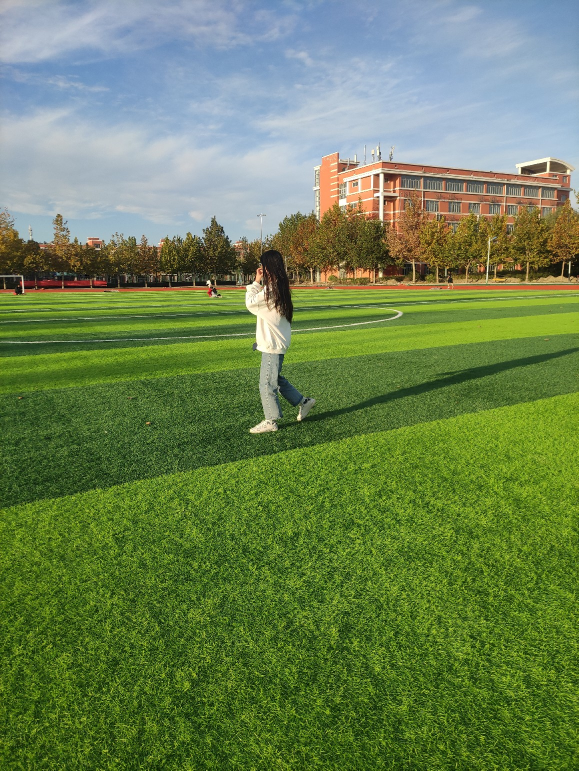
#> input picture mygirl with school.jpg, 1157 x 1541 px, found by its file name (shown at 1/2 size)
$ jupyter execute --allow-errors python_4.ipynb
#> lines starting #> are read from the running program, lines starting #| are printed output that depends on the picture; after the words box and inside, x2 and y2 are one past the last pixel; in counts of white or black regions, pixels touching at a corner belong together
[cell 1]
import cv2
import numpy as np

[cell 2]
img = cv2.imread("mygirl with school.jpg")#读入一份图像
#> img is the input picture: shape (1541, 1157, 3); mean B, G, R 82.9, 129.8, 107.4
gray = cv2.cvtColor(img,cv2.COLOR_BGR2GRAY)#转化成灰度图
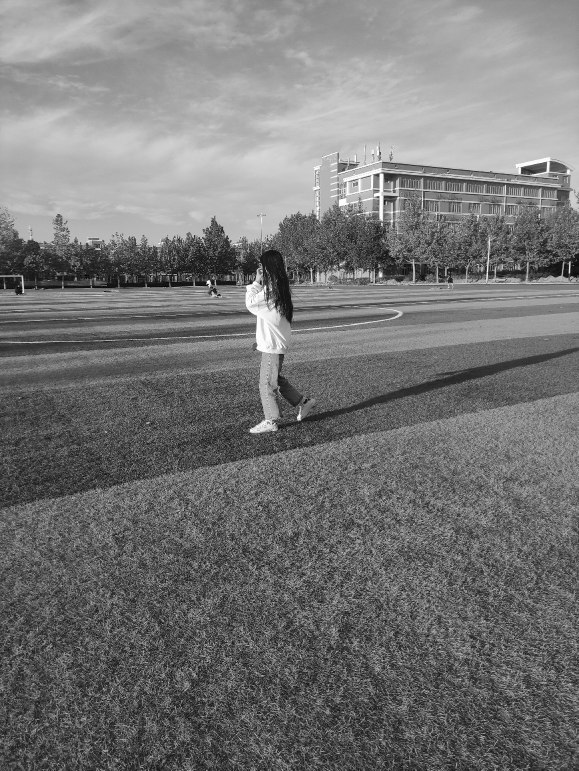
#> gray: shape (1541, 1157) (shown at 1/2 size); min 0, max 255, mean 117.7
T,thresh = cv2.threshold(gray, 127, 255, cv2.THRESH_BINARY)
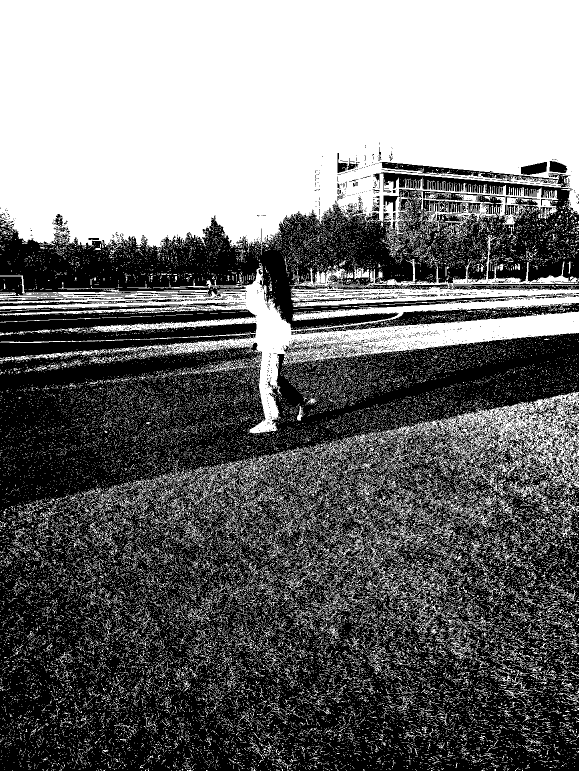
#> thresh: shape (1541, 1157) (shown at 1/2 size); 45.1% white; 37824 white regions (36408 under 20 px), largest, box (x1, y1, x2, y2) and area: (0, 0, 1157, 510) 502886, (0, 469, 1157, 869) 86722, (573, 782, 1157, 994) 24309
#由灰度图实现二值化的图片,T为阈值，cv2.THRESH_BINARY即为设置方法
cv2.imwrite("school.jpg", thresh)
#> Out = True

[cell 3]
import cv2
num_down = 2  # 缩减像素采样的数目
num_bilateral = 7 # 定义双边滤波的数目
img_rgb = cv2.imread("mygirl with school.jpg")
# 用高斯金字塔降低取样
img_color = img_rgb
for _ in range(num_down):
    img_color = cv2.pyrDown(img_color)
#> this loop made 2 passes
#> pass 1, `img_color = cv2.pyrDown(img_color)`:
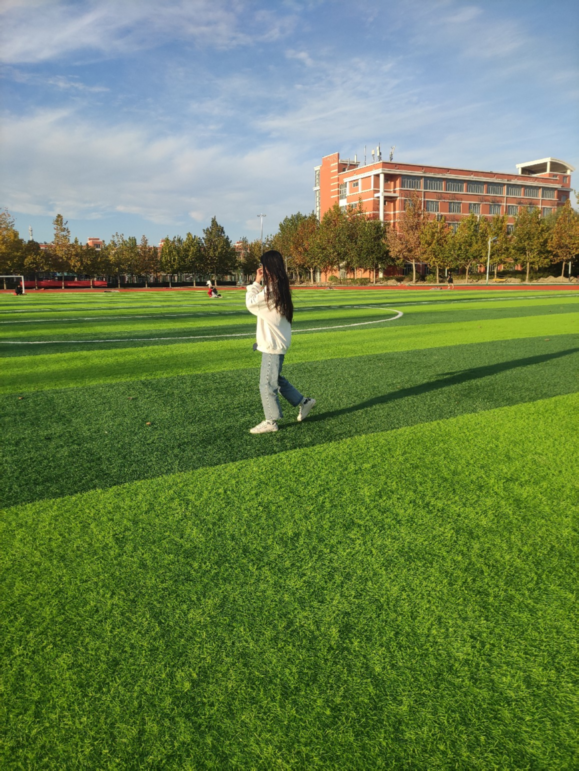
#> img_color: shape (771, 579, 3); mean B, G, R 82.9, 129.8, 107.4
# 重复使用小的双边滤波代替一个大的滤波
for _ in range(num_bilateral):
    img_color = cv2.bilateralFilter(img_color, d=9,sigmaColor=9,sigmaSpace=7)
#> img_color: shape (386, 290, 3)
# 升采样图片到原始大小
for _ in range(num_down):
    img_color = cv2.pyrUp(img_color)
#> this loop made 2 passes
#> pass 1, `img_color = cv2.pyrUp(img_color)`:
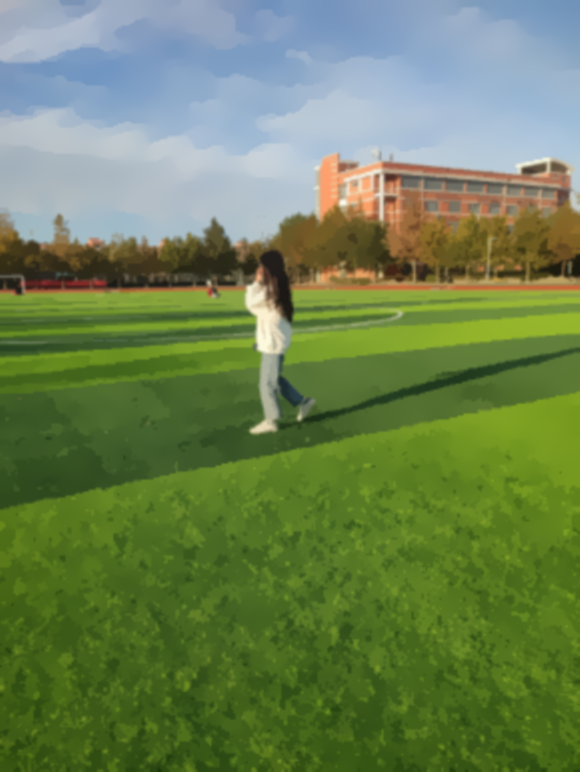
#> img_color: shape (772, 580, 3); mean B, G, R 82.9, 129.7, 107.3
# 转换为灰度并使其产生中等的模糊
img_gray = cv2.cvtColor(img_rgb, cv2.COLOR_RGB2GRAY)
img_blur = cv2.medianBlur(img_gray, 7)
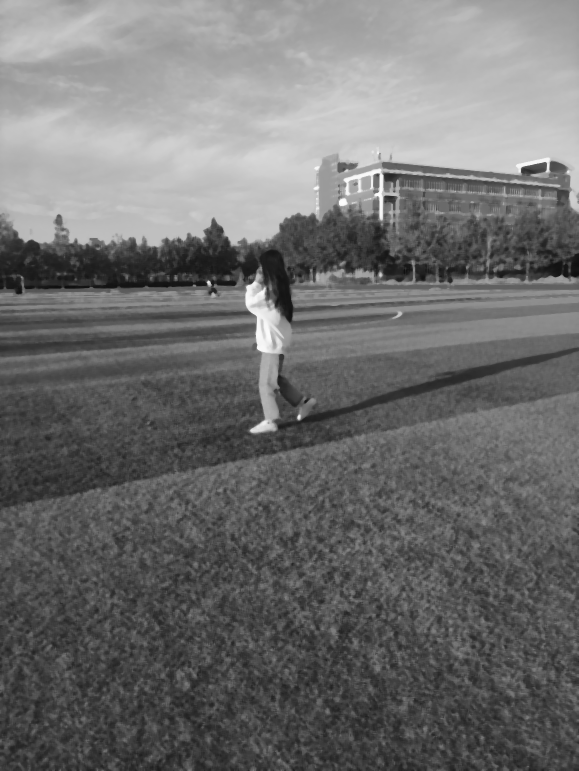
#> img_blur: shape (1541, 1157) (shown at 1/2 size); min 12, max 253, mean 110.5
# 检测到边缘并且增强其效果
img_edge = cv2.adaptiveThreshold(img_blur, 255,cv2.ADAPTIVE_THRESH_MEAN_C,cv2.THRESH_BINARY,blockSize=9,C=2)
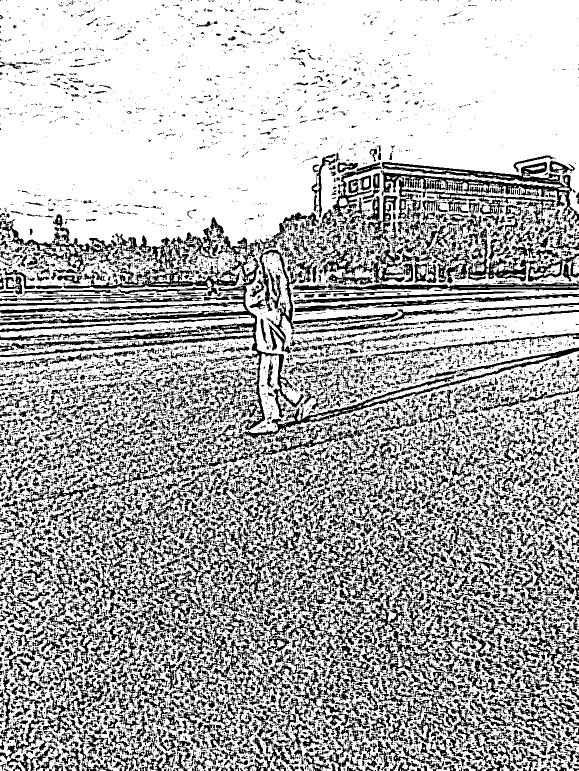
#> img_edge: shape (1541, 1157) (shown at 1/2 size); 69.6% white; 12662 black regions (9863 under 20 px), largest, box (x1, y1, x2, y2) and area: (0, 472, 608, 861) 16244, (763, 324, 1157, 472) 12506, (431, 695, 1157, 889) 8352
# 转换回彩色图像
img_edge = cv2.cvtColor(img_edge, cv2.COLOR_GRAY2RGB)
#> (the rest of this cell did not finish here and is left out)

$ run again, with cartoon.jpg copied over mygirl with school.jpg
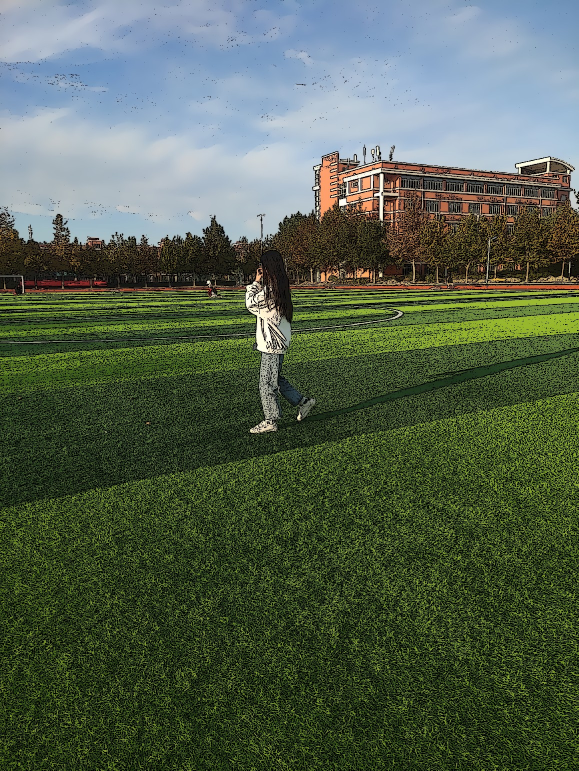
#> input picture cartoon.jpg, 1157 x 1541 px, found by its file name (shown at 1/2 size)
#> img is the input picture: shape (1541, 1157, 3); mean B, G, R 79.2, 97.7, 84.1
#> `T,thresh = cv2.threshold(gray, 127, 255, cv2.THRESH_BINARY)`:
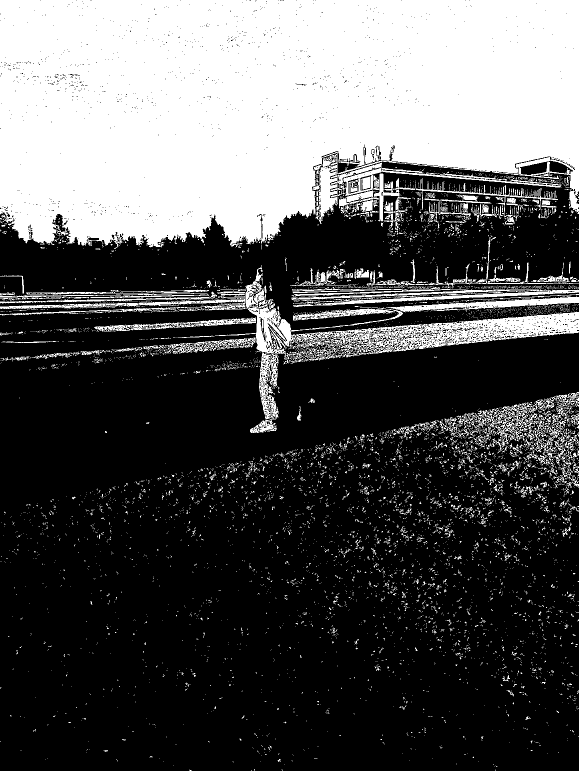
#> thresh: shape (1541, 1157) (shown at 1/2 size); 33% white; 7067 white regions (6710 under 20 px), largest, box (x1, y1, x2, y2) and area: (0, 0, 1157, 498) 479756, (429, 530, 1157, 723) 26226, (583, 574, 1157, 614) 6235
#> Out = True
#> `img_edge = cv2.adaptiveThreshold(img_blur, 255,cv2.ADAPTIVE_THRESH_MEA..`:
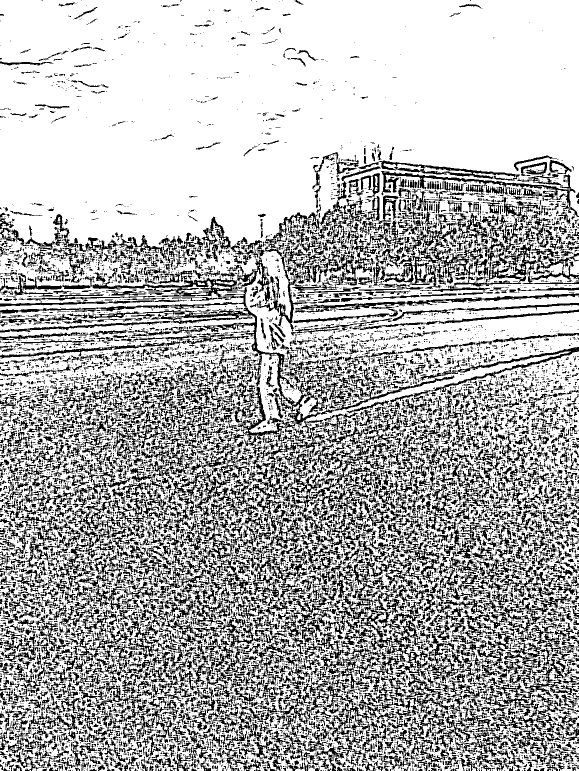
#> img_edge: shape (1541, 1157) (shown at 1/2 size); 70.3% white; 12756 black regions (9720 under 20 px), largest, box (x1, y1, x2, y2) and area: (0, 480, 909, 856) 16437, (119, 936, 335, 1155) 7309, (688, 1166, 856, 1360) 7303
